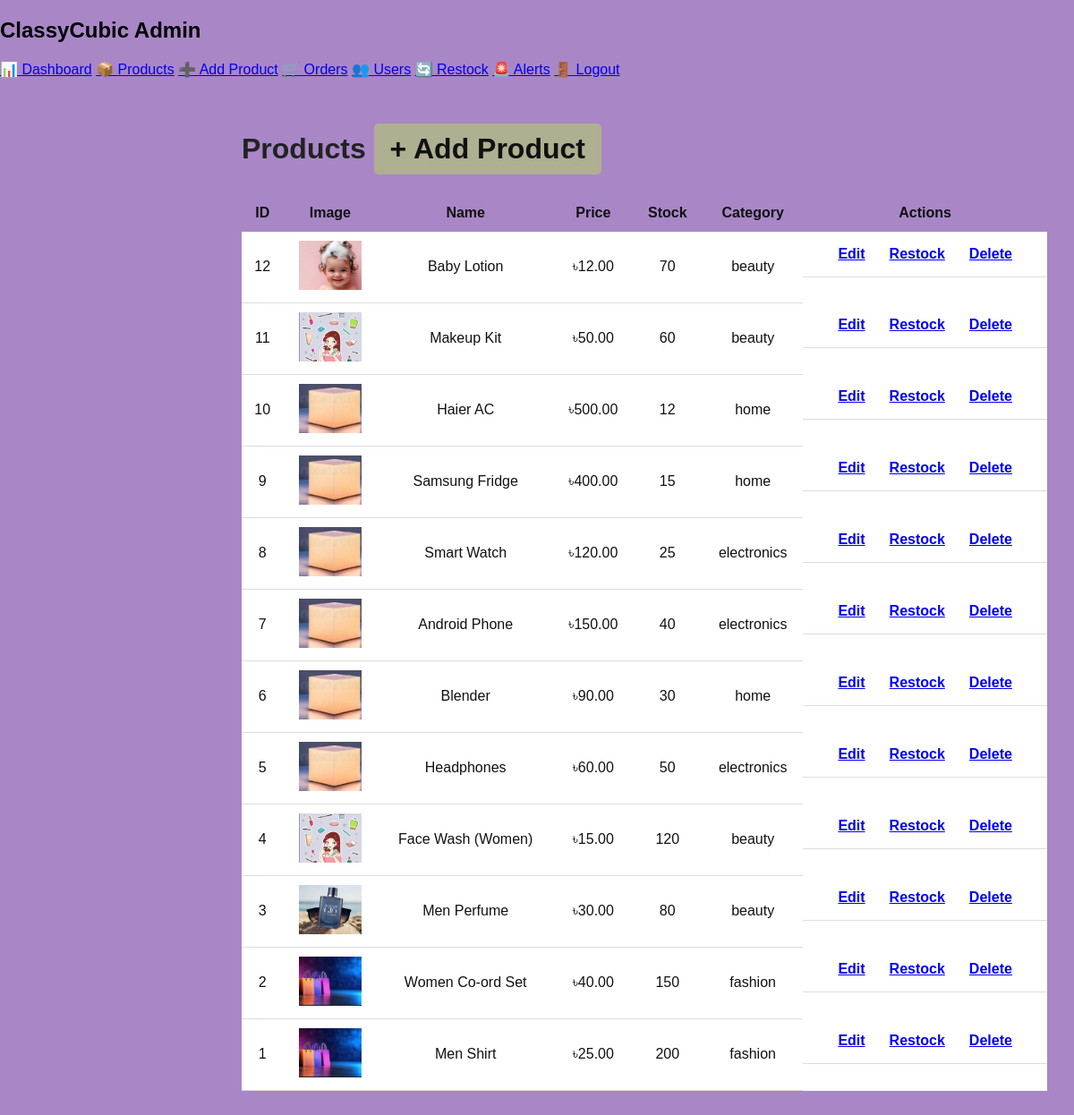
Screenshot of /admin/products.php (signed in) with the database file from the repository.
### tables this page shows
CREATE TABLE products (id INT AUTO_INCREMENT PRIMARY KEY,name VARCHAR(150) NOT NULL,price DECIMAL(10,2) NOT NULL,stock INT NOT NULL DEFAULT 0,category VARCHAR(50) NOT NULL,image VARCHAR(255) DEFAULT NULL,description TEXT,created_at TIMESTAMP DEFAULT CURRENT_TIMESTAMP);

### admin/products.php (the view, shortened to what this page needs)
<?php $r=mysqli_query($conn,"SELECT * FROM products ORDER BY id DESC"); ?><!DOCTYPE html><html><head><meta charset="UTF-8"><title>Products</title><link rel="stylesheet" href="../css/style.css"></head><body><?php include __DIR__.'/../includes/admin_navbar.php'; ?><main class="admin-main"><h1>Products <a class="btn-primary" href="add_product.php">+ Add Product</a></h1><table class="admin-table"><tr><th>ID</th><th>Image</th><th>Name</th><th>Price</th><th>Stock</th><th>Category</th><th>Actions</th></tr><?php while($p=mysqli_fetch_assoc($r)): ?><tr><td><?php echo $p['id'];?></td><td><img src="../<?php echo htmlspecialchars($p['image']);?>"></td><td><?php echo htmlspecialchars($p['name']);?></td><td>৳<?php echo number_format($p['price'],2);?></td><td><?php echo $p['stock'];?></td><td><?php echo htmlspecialchars($p['category']);?></td><td class="admin-actions"><a class="btn-small btn-edit" href="edit_product.php?id=<?php echo $p['id'];?>">Edit</a><a class="btn-small btn-restock" href="restock.php?id=<?php echo $p['id'];?>">Restock</a><a class="btn-small btn-delete" href="delete_product.php?id=<?php echo $p['id'];?>" onclick="return confirm('Delete this product?')">Delete</a></td></tr><?php endwhile;?></table></main></body></html>

### css/style.css (style rules this page uses)
body { margin:0; font-family: Arial, Helvetica, sans-serif; background: #a987c7; }
.btn-primary,.btn-add { display:inline-block;padding:10px 18px;background:#b2c576a9;color:#111;border:0;border-radius:5px;text-decoration:none;font-weight:bold;cursor:pointer }
.btn-small { padding:6px 10px;border:0;border-radius:4px;cursor:pointer;font-weight:bold }
.admin-main { margin-left:240px;padding:30px;min-height:100vh;color:#111 }
.admin-main h1,.admin-main h2 { color:#222 }
.admin-table { width:100%;border-collapse:collapse;background:#fff;color:#111 }
.admin-table th { background:#a987c7;padding:12px }
.admin-table td { padding:10px;border-bottom:1px solid #ddd;text-align:center }
.admin-table img { width:70px;height:55px;object-fit:cover }
.admin-actions { display:flex;gap:7px;justify-content:center;flex-wrap:wrap }

### rows the page displays
products: id "12", image (picture), name "Baby Lotion", price "12.00", stock "70", category "beauty"
products: id "11", image (picture), name "Makeup Kit", price "50.00", stock "60", category "beauty"
products: id "10", image (picture), name "Haier AC", price "500.00", stock "12", category "home"
products: id "9", image (picture), name "Samsung Fridge", price "400.00", stock "15", category "home"
products: id "8", image (picture), name "Smart Watch", price "120.00", stock "25", category "electronics"
products: id "7", image (picture), name "Android Phone", price "150.00", stock "40", category "electronics"
products: id "6", image (picture), name "Blender", price "90.00", stock "30", category "home"
products: id "5", image (picture), name "Headphones", price "60.00", stock "50", category "electronics"
products: id "4", image (picture), name "Face Wash (Women)", price "15.00", stock "120", category "beauty"
products: id "3", image (picture), name "Men Perfume", price "30.00", stock "80", category "beauty"
products: id "2", image (picture), name "Women Co-ord Set", price "40.00", stock "150", category "fashion"
products: id "1", image (picture), name "Men Shirt", price "25.00", stock "200", category "fashion"
